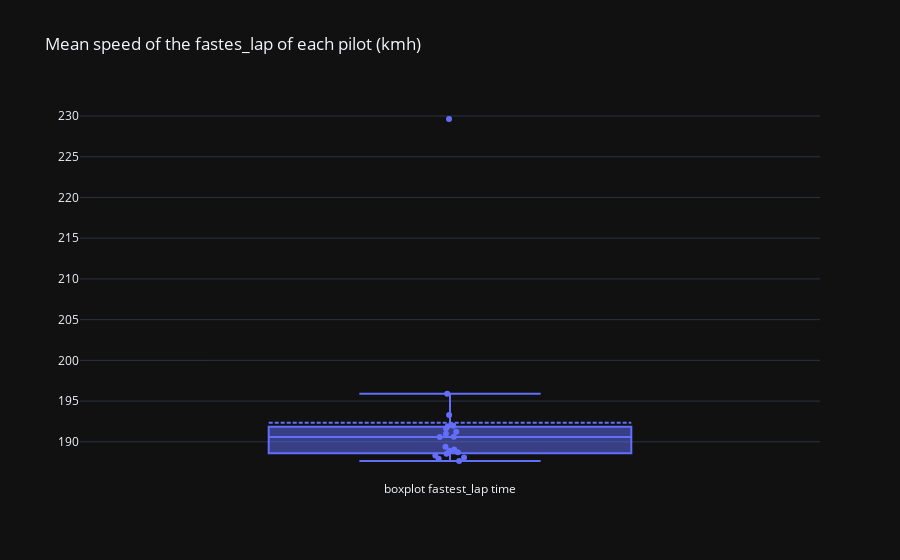

Notebook source saved alongside this figure:
### Code cell
fig = go.Figure(layout=go.Layout(title="Mean speed of the fastes_lap of each pilot (kmh)", template="plotly_dark"))
fig.add_trace(go.Box(y=last_gp["avg_speed"], name="boxplot fastest_lap time", boxpoints="all", jitter=0.1, pointpos=0, boxmean=True, text=last_gp["pilot"]))

### Figure 1 — Plotly figure (JSON) as saved in the notebook; plotly's stock layout.template omitted (floating-point values rounded to 4 significant figures)
{"data": [{"boxmean": true, "boxpoints": "all", "jitter": 0.1, "name": "boxplot fastest_lap time", "pointpos": 0, "text": ["dev", "ver", "nor", "per", "ham", "pia", "rus", "lec", "sai", "alo", "str", "alb", "bot", "ric", "hul", "tsu", "zho", "mag", "sar", "oco", "gas"], "type": "box", "y": [229.6, 195.9, 191.9, 191.6, 193.3, 190.6, 192.0, 191.2, 191.0, 190.6, 189.1, 187.6, 188.5, 187.9, 188.7, 189.4, 188.3, 188.1, 188.9, null, null]}], "layout": {"title": {"text": "Mean speed of the fastes_lap of each pilot (kmh)"}}}
